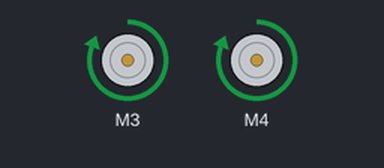
Bench run of a sketch on a simulated Arduino Uno, built with avr-gcc and run on an emulated ATmega328P. Shown: 2 × DC motor (green arrow = forward, orange = backward, longer = faster). What the sketch prints to the serial monitor is not drawn.

Above: at 2.5 s.
At 6.0 s:
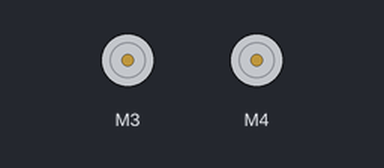
At 9.5 s:
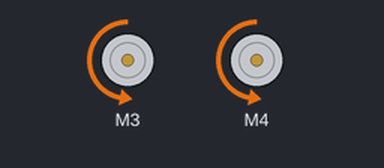
Timing chart, 0 to 15.6 s (numbered marks = the images above):
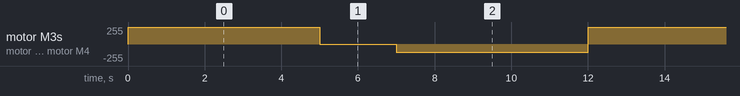

Measured:
- by itself, motor M3, motor M4: repeats every 12.0 s: stopped 2.0 s, backward 127/255 5.0 s, forward 255/255 5.0 s

The sketch:

dc_motor_test.ino
```cpp
/*************************
 * This program demonstrates basic motor control.
 *
 * HARDWARE:
 * Adafruit Motoshield V2.3
 ************************/

#include <Adafruit_MotorShield.h>


// Create the motor shield object with the default I2C address
Adafruit_MotorShield AFMS = Adafruit_MotorShield();
// Connect a DC motors on ports M3 and M4 (refer to the PCB screenprint)
Adafruit_DCMotor *Motor3 = AFMS.getMotor(3);
Adafruit_DCMotor *Motor4 = AFMS.getMotor(4);


void setup() {
  Serial.begin(115200);
  Serial.println("Robot Start!");

  AFMS.begin();  // start motorshield object with the default frequency of 1.6KHz
    // turn on motor M3
  Motor3->setSpeed(255);    //Max motor speed is 255.
  Motor3->run(RELEASE);
    // turn on motor M4
  Motor4->setSpeed(255);
  Motor4->run(RELEASE);
}


void loop() {
  //FORWARD
  Motor3->setSpeed(255);
  Motor4->setSpeed(255);
  Motor3->run(FORWARD);
  Motor4->run(FORWARD);
  delay(5000);
  Motor3->run(RELEASE);
  Motor4->run(RELEASE);
  delay(2000);

  //REVERSE
  Motor3->setSpeed(127);
  Motor4->setSpeed(127);
  Motor3->run(BACKWARD);
  Motor4->run(BACKWARD);
  delay(5000);
  Motor3->run(RELEASE);
  Motor4->run(RELEASE);
}
```
